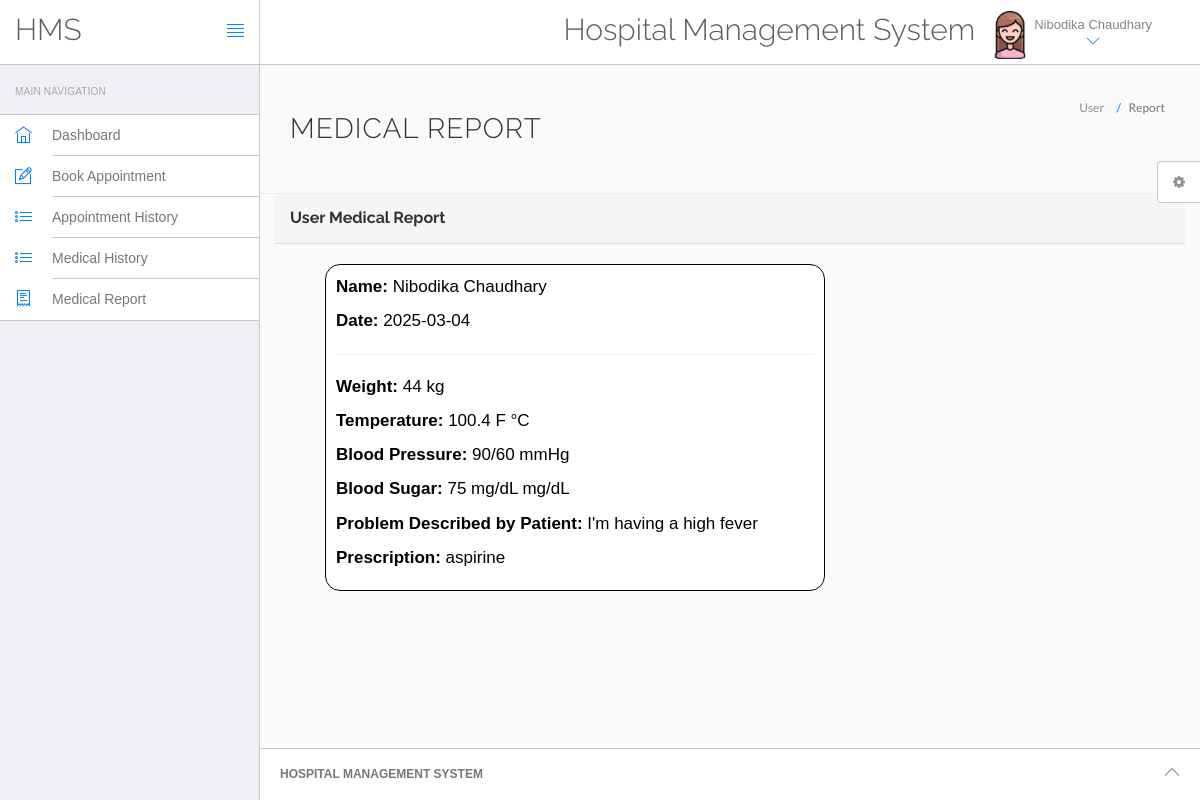
Page /hospital/hms/report.php (signed in) on the committed database.
### tables this page shows
CREATE TABLE `users` (
  `id` int(11) NOT NULL,
  `fullName` varchar(255) DEFAULT NULL,
  `address` longtext DEFAULT NULL,
  `city` varchar(255) DEFAULT NULL,
  `gender` varchar(255) DEFAULT NULL,
  `email` varchar(255) DEFAULT NULL,
  `password` varchar(255) DEFAULT NULL,
  `regDate` timestamp NULL DEFAULT current_timestamp(),
  `updationDate` timestamp NULL DEFAULT NULL ON UPDATE current_timestamp()
);

CREATE TABLE `tblmedicalhistory` (
  `ID` int(10) NOT NULL,
  `PatientID` int(10) DEFAULT NULL,
  `BloodPressure` varchar(200) DEFAULT NULL,
  `BloodSugar` varchar(200) NOT NULL,
  `Weight` varchar(100) DEFAULT NULL,
  `Temperature` varchar(200) DEFAULT NULL,
  `MedicalPres` mediumtext DEFAULT NULL,
  `CreationDate` timestamp NOT NULL DEFAULT current_timestamp() ON UPDATE current_timestamp()
);

CREATE TABLE `tblpatient` (
  `ID` int(10) NOT NULL,
  `Docid` int(10) DEFAULT NULL,
  `PatientName` varchar(200) DEFAULT NULL,
  `PatientContno` bigint(10) DEFAULT NULL,
  `PatientEmail` varchar(200) DEFAULT NULL,
  `PatientGender` varchar(50) DEFAULT NULL,
  `PatientAdd` mediumtext DEFAULT NULL,
  `PatientAge` int(10) DEFAULT NULL,
  `PatientMedhis` mediumtext DEFAULT NULL,
  `disease` text NOT NULL,
  `prescription` text NOT NULL,
  `CreationDate` timestamp NULL DEFAULT current_timestamp(),
  `UpdationDate` timestamp NULL DEFAULT NULL ON UPDATE current_timestamp()
);

### hospital/hms/report.php (the view, shortened to what this page needs)
<?php
include('include/config.php');
$userId = $_SESSION['id'];
?>
<!DOCTYPE html>
<html lang="en">
	<head>
		<link rel="stylesheet" href="vendor/bootstrap/css/bootstrap.min.css">
		<link rel="stylesheet" href="vendor/fontawesome/css/font-awesome.min.css">
		<link rel="stylesheet" href="vendor/themify-icons/themify-icons.min.css">
		<link href="vendor/animate.css/animate.min.css" rel="stylesheet" media="screen">
		<link href="vendor/perfect-scrollbar/perfect-scrollbar.min.css" rel="stylesheet" media="screen">
		<link href="vendor/switchery/switchery.min.css" rel="stylesheet" media="screen">
		<link href="vendor/bootstrap-touchspin/jquery.bootstrap-touchspin.min.css" rel="stylesheet" media="screen">
		<link href="vendor/select2/select2.min.css" rel="stylesheet" media="screen">
		<link href="vendor/bootstrap-datepicker/bootstrap-datepicker3.standalone.min.css" rel="stylesheet" media="screen">
		<link href="vendor/bootstrap-timepicker/bootstrap-timepicker.min.css" rel="stylesheet" media="screen">
		<link rel="stylesheet" href="assets/css/styles.css">
		<link rel="stylesheet" href="assets/css/plugins.css">
		<link rel="stylesheet" href="assets/css/themes/theme-1.css" id="skin_color" />
	</head>
	<body>
		<div id="app">
<?php include('include/sidebar.php');?>
			<div class="app-content">
<?php include('include/header.php');?>
				<div class="main-content">
					<div class="wrap-content container" id="container">
						<section id="page-title">
							<div class="row">
								<div class="col-sm-8">
									<h1 class="mainTitle">Medical Report</h1>
								</div>
								<ol class="breadcrumb">
									<li><span>User</span></li>
									<li class="active"><span>Report</span></li>
								</ol>
							</div>
						</section>
						<section id="user-report">
							<div class="row">
								<div class="col-lg-12">
									<div class="panel panel-default">
										<div class="panel-heading">
											<h2 class="panel-title text-bold">User Medical Report</h2>
										</div>
										<div class="panel-body" style="border: 1px solid black; border-radius: 15px; margin-left: 50px; margin-top: 20px; background-color: white; font-size: 17px; padding: 10px; width: 500px; color: black;">
<?php
$query = "SELECT mh.Weight, mh.Temperature, mh.BloodPressure, mh.BloodSugar,
                 p.PatientMedhis, p.Prescription
          FROM tblmedicalhistory mh
          JOIN tblpatient p ON mh.PatientID = p.ID
          WHERE mh.PatientID = '$userId'";
$result = mysqli_query($con, $query);
if ($result && mysqli_num_rows($result) > 0) {
    $row = mysqli_fetch_assoc($result);
?>
											<p><strong>Name:</strong> <?php echo $_SESSION['username']; ?></p>
											<p><strong>Date:</strong> <?php echo date("Y-m-d"); ?></p>
											<hr>
											<p><strong>Weight:</strong> <?php echo $row['Weight']; ?> kg</p>
											<p><strong>Temperature:</strong> <?php echo $row['Temperature']; ?> °C</p>
											<p><strong>Blood Pressure:</strong> <?php echo $row['BloodPressure']; ?></p>
											<p><strong>Blood Sugar:</strong> <?php echo $row['BloodSugar']; ?> mg/dL</p>
											<p><strong>Problem Described by Patient:</strong> <?php echo $row['PatientMedhis']; ?></p>
											<p><strong>Prescription:</strong> <?php echo $row['Prescription']; ?></p>
<?php
} else {
    echo "<p>No medical history found for the user.</p>";
}
?>
										</div>
									</div>
								</div>
							</div>
						</section>
					</div>
				</div>
			</div>
<?php include('include/footer.php');?>
<?php include('include/setting.php');?>
		</div>
	</body>
</html>

### hospital/hms/include/header.php (shortened to what this page needs)
<header class="navbar navbar-default navbar-static-top">
					<div class="navbar-header">
						<a class="navbar-brand" href="#">
							<h2 style="padding-top:20% ">HMS</h2>
						</a>
						<a href="#" class="sidebar-toggler pull-right visible-md visible-lg" data-toggle-class="app-sidebar-closed" data-toggle-target="#app">
							<i class="ti-align-justify"></i>
						</a>
					</div>
					<div class="navbar-collapse collapse">
						<ul class="nav navbar-right">
								<li  style="padding-top:2% ">
								<h2>Hospital Management System</h2>
							</li>
							<li class="dropdown current-user">
								<a href class="dropdown-toggle" data-toggle="dropdown">
									<img src="assets/images/patientlogo.jpg"> <span class="username">
									<?php $query=mysqli_query($con,"select fullName from users where id='".$_SESSION['id']."'");
while($row=mysqli_fetch_array($query))
{
	echo $row['fullName'];
}
									?> <i class="ti-angle-down"></i></i></span>
								</a>
							</li>
						</ul>
					</div>
				</header>

### hospital/hms/assets/css/themes/theme-1.css (style rules this page uses)
body { background: #FAFAFA; }
header .navbar-header { background: #ffffff !important; border-right-color: #c8c7cc !important; border-bottom-color: #c8c7cc !important; }
header .navbar-header .sidebar-toggler, header .navbar-header .sidebar-mobile-toggler { color: #007aff !important; }
header .navbar-header .navbar-brand { color: #777 !important; }
header .navbar-collapse { background: #ffffff !important; border-bottom-color: #c8c7cc !important; box-shadow: none !important; }
header .navbar-collapse .navbar-right > li > a { color: #777; }
header .navbar-collapse .navbar-right > li > a i { color: #007aff !important; }

### rows in the picture
users: fullName "Nibodika Chaudhary"
tblmedicalhistory: Weight "44", Temperature "100.4 F", BloodPressure "90/60 mmHg", BloodSugar "75 mg/dL", PatientID.PatientMedhis "I'm having a high fever", PatientID.prescription "aspirine"

### other values in the picture
$_SESSION['username'] "Nibodika Chaudhary"
